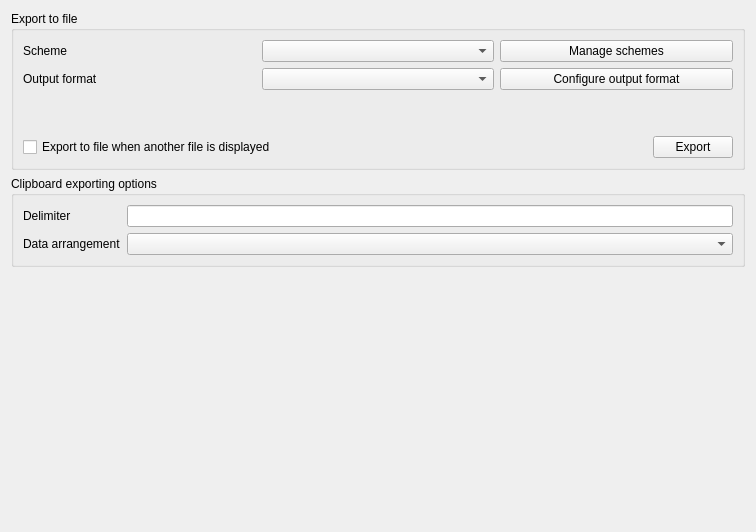
         <widget class="QWidget" name="scrollAreaWidgetContents">
          <property name="geometry">
           <rect>
            <x>0</x>
            <y>0</y>
            <width>756</width>
            <height>532</height>
           </rect>
          </property>
          <layout class="QVBoxLayout" name="verticalLayout_13">
           <item>
            <widget class="QGroupBox" name="qgbox_exportToFile">
             <property name="sizePolicy">
              <sizepolicy hsizetype="MinimumExpanding" vsizetype="Fixed">
               <horstretch>0</horstretch>
               <verstretch>0</verstretch>
              </sizepolicy>
             </property>
             <property name="title">
              <string>Export to file</string>
             </property>
             <layout class="QVBoxLayout" name="verticalLayout_4">
              <item>
               <layout class="QGridLayout" name="gridLayout">
                <item row="0" column="0">
                 <widget class="QLabel" name="ql_scheme">
                  <property name="sizePolicy">
                   <sizepolicy hsizetype="Preferred" vsizetype="Fixed">
                    <horstretch>0</horstretch>
                    <verstretch>0</verstretch>
                   </sizepolicy>
                  </property>
                  <property name="text">
                   <string>Scheme</string>
                  </property>
                 </widget>
                </item>
                <item row="0" column="1">
                 <widget class="QComboBox" name="qcbox_schemes"/>
                </item>
                <item row="0" column="2">
                 <widget class="QPushButton" name="qpb_manageSchemes">
                  <property name="text">
                   <string>Manage schemes</string>
                  </property>
                 </widget>
                </item>
                <item row="1" column="0">
                 <widget class="QLabel" name="ql_outputFormat">
                  <property name="sizePolicy">
                   <sizepolicy hsizetype="Preferred" vsizetype="Fixed">
                    <horstretch>0</horstretch>
                    <verstretch>0</verstretch>
                   </sizepolicy>
                  </property>
                  <property name="text">
                   <string>Output format</string>
                  </property>
                 </widget>
                </item>
                <item row="1" column="1">
                 <widget class="QComboBox" name="qcbox_availableExporterBackends"/>
                </item>
                <item row="1" column="2">
                 <widget class="QPushButton" name="qpb_configureExporterBackend">
                  <property name="text">
                   <string>Configure output format</string>
                  </property>
                 </widget>
                </item>
               </layout>
              </item>
              <item>
               <spacer name="verticalSpacer_3">
                <property name="orientation">
                 <enum>Qt::Vertical</enum>
                </property>
                <property name="sizeHint" stdset="0">
                 <size>
                  <width>20</width>
                  <height>40</height>
                 </size>
                </property>
               </spacer>
              </item>
              <item>
               <layout class="QHBoxLayout" name="horizontalLayout_5">
                <item>
                 <widget class="QCheckBox" name="qcb_exportOnLeave">
                  <property name="text">
                   <string>Export to file when another file is displayed</string>
                  </property>
                 </widget>
                </item>
                <item>
                 <spacer name="horizontalSpacer_9">
                  <property name="orientation">
                   <enum>Qt::Horizontal</enum>
                  </property>
                  <property name="sizeHint" stdset="0">
                   <size>
                    <width>40</width>
                    <height>20</height>
                   </size>
                  </property>
                 </spacer>
                </item>
                <item>
                 <widget class="QPushButton" name="qpb_export">
                  <property name="styleSheet">
                   <string notr="true">padding-top: 0.5em;
padding-bottom: 0.5em;
padding-left: 3em;
padding-right: 3em;</string>
                  </property>
                  <property name="text">
                   <string>Export</string>
                  </property>
                 </widget>
                </item>
               </layout>
              </item>
             </layout>
            </widget>
           </item>
           <item>
            <widget class="QGroupBox" name="qgbox_clipboardExportingOptions">
             <property name="sizePolicy">
              <sizepolicy hsizetype="MinimumExpanding" vsizetype="Fixed">
               <horstretch>0</horstretch>
               <verstretch>0</verstretch>
              </sizepolicy>
             </property>
             <property name="title">
              <string>Clipboard exporting options</string>
             </property>
             <layout class="QVBoxLayout" name="verticalLayout_6">
              <item>
               <layout class="QGridLayout" name="gridLayout_6">
                <item row="0" column="1">
                 <widget class="QLineEdit" name="qle_clipboardDelimiter">
                  <property name="alignment">
                   <set>Qt::AlignRight|Qt::AlignTrailing|Qt::AlignVCenter</set>
                  </property>
                 </widget>
                </item>
                <item row="0" column="0">
                 <widget class="QLabel" name="ql_clipboardDelimiter">
                  <property name="sizePolicy">
                   <sizepolicy hsizetype="Preferred" vsizetype="Fixed">
                    <horstretch>0</horstretch>
                    <verstretch>0</verstretch>
                   </sizepolicy>
                  </property>
                  <property name="text">
                   <string>Delimiter</string>
                  </property>
                 </widget>
                </item>
                <item row="1" column="0">
                 <widget class="QLabel" name="ql_clipboardDataArrangement">
                  <property name="sizePolicy">
                   <sizepolicy hsizetype="Preferred" vsizetype="Fixed">
                    <horstretch>0</horstretch>
                    <verstretch>0</verstretch>
                   </sizepolicy>
                  </property>
                  <property name="text">
                   <string>Data arrangement</string>
                  </property>
                 </widget>
                </item>
                <item row="1" column="1">
                 <widget class="QComboBox" name="qcbox_clipboardDataArrangement"/>
                </item>
               </layout>
              </item>
             </layout>
            </widget>
           </item>
           <item>
            <spacer name="verticalSpacer_4">
             <property name="orientation">
              <enum>Qt::Vertical</enum>
             </property>
             <property name="sizeHint" stdset="0">
              <size>
               <width>20</width>
               <height>40</height>
              </size>
             </property>
            </spacer>
           </item>
          </layout>
         </widget>
